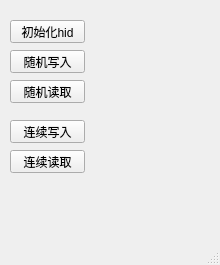
<?xml version="1.0" encoding="UTF-8"?>
<ui version="4.0">
 <class>MainWindow</class>
 <widget class="QMainWindow" name="MainWindow">
  <property name="geometry">
   <rect>
    <x>0</x>
    <y>0</y>
    <width>220</width>
    <height>265</height>
   </rect>
  </property>
  <property name="windowTitle">
   <string>MainWindow</string>
  </property>
  <widget class="QWidget" name="centralwidget">
   <widget class="QPushButton" name="btn_init">
    <property name="geometry">
     <rect>
      <x>10</x>
      <y>20</y>
      <width>75</width>
      <height>23</height>
     </rect>
    </property>
    <property name="text">
     <string>初始化hid</string>
    </property>
   </widget>
   <widget class="QPushButton" name="btn_random_write">
    <property name="geometry">
     <rect>
      <x>10</x>
      <y>50</y>
      <width>75</width>
      <height>23</height>
     </rect>
    </property>
    <property name="text">
     <string>随机写入</string>
    </property>
   </widget>
   <widget class="QPushButton" name="btn_random_read">
    <property name="geometry">
     <rect>
      <x>10</x>
      <y>80</y>
      <width>75</width>
      <height>23</height>
     </rect>
    </property>
    <property name="text">
     <string>随机读取</string>
    </property>
   </widget>
   <widget class="QPushButton" name="btn_continue_write">
    <property name="geometry">
     <rect>
      <x>10</x>
      <y>120</y>
      <width>75</width>
      <height>23</height>
     </rect>
    </property>
    <property name="text">
     <string>连续写入</string>
    </property>
   </widget>
   <widget class="QPushButton" name="btn_continue_read">
    <property name="geometry">
     <rect>
      <x>10</x>
      <y>150</y>
      <width>75</width>
      <height>23</height>
     </rect>
    </property>
    <property name="text">
     <string>连续读取</string>
    </property>
   </widget>
  </widget>
  <widget class="QMenuBar" name="menubar">
   <property name="geometry">
    <rect>
     <x>0</x>
     <y>0</y>
     <width>220</width>
     <height>23</height>
    </rect>
   </property>
  </widget>
  <widget class="QStatusBar" name="statusbar"/>
 </widget>
 <resources/>
 <connections/>
</ui>
